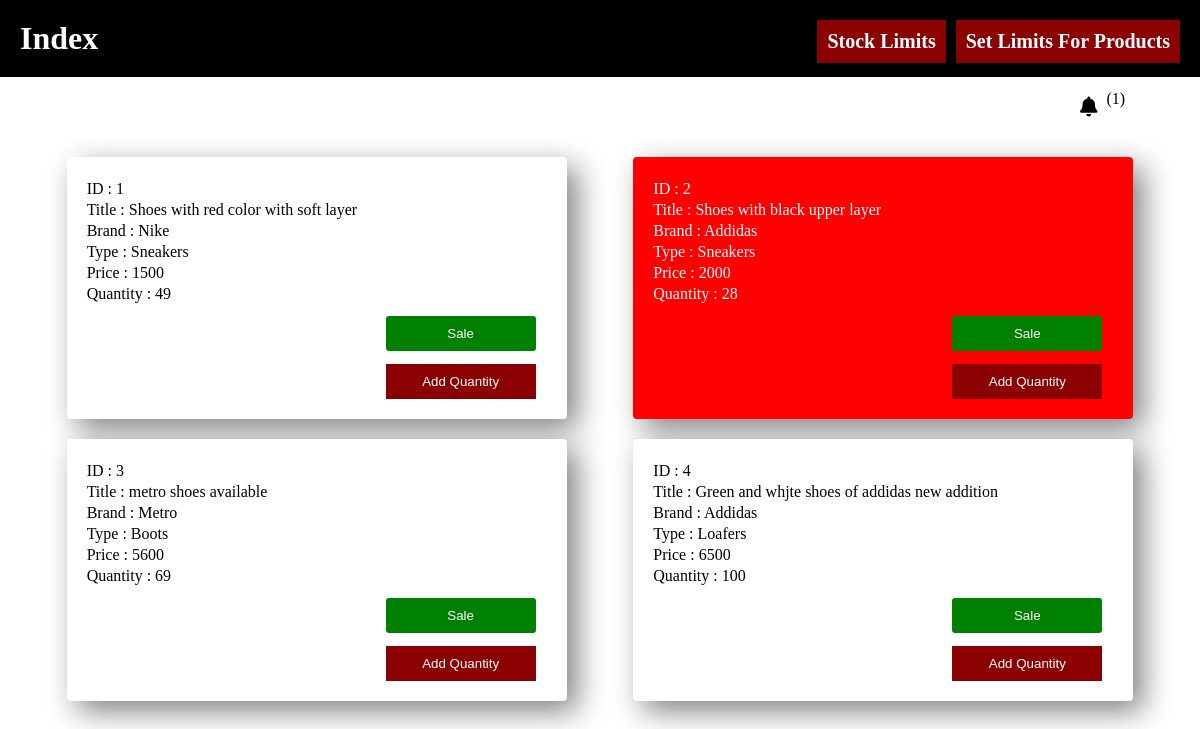
The page / on the database its author committed.
### tables this page shows
CREATE TABLE `products_table` (
  `product_id` int(11) NOT NULL,
  `title` text NOT NULL,
  `brand` text NOT NULL,
  `type` text NOT NULL,
  `price` int(11) NOT NULL,
  `quantity` int(11) NOT NULL,
  `add_at` timestamp NOT NULL DEFAULT current_timestamp()
);

### index.php (the view, shortened to what this page needs)
<?php
include "config.php";
$lowStockProducts = mysqli_prepare($conn, "SELECT DISTINCT products_table.*, low_stock_products.* FROM products_table
INNER JOIN low_stock_products ON
products_table.brand = low_stock_products.brand AND products_table.type = low_stock_products.type
WHERE products_table.quantity <= low_stock_products.stock_limit");
$lowStockProducts->execute();
$lowStockResults = $lowStockProducts->get_result();
$totalLowStockPro = mysqli_num_rows($lowStockResults);
echo "<h1 class='top_h1'>Index  <a href='set_products_stock_limits.php'> Set Limits For Products </a> <a href='fetch_stock_limits.php'> Stock Limits </a></h1>";
echo "<i class='fa-solid fa-bell'></i> <span class='low_stock_pro_count_span'> (" . $totalLowStockPro . ") </span>";
?>
<?php
$stmt = mysqli_prepare($conn, "SELECT * FROM products_table");
$stmt->execute();
$result = $stmt->get_result();
echo "<div class='product_main_handler_div'>";
while ($row = mysqli_fetch_assoc($result)) {
    $styleTrue = false;
    mysqli_data_seek($lowStockResults, 0);
    while ($lowStockRow = mysqli_fetch_assoc($lowStockResults)) {
        if ($row['brand'] == $lowStockRow['brand'] || $row['type'] == $lowStockRow['type'] && $lowStockRow['stock_limit'] >= $row['quantity']) {
            if ($row['brand'] == $lowStockRow['brand'] && $row['type'] == $lowStockRow['type'] && $lowStockRow['stock_limit'] >= $row['quantity']) {
                $styleTrue = true;
                break;
            }
        }
    }
    if ($styleTrue) {
        echo "<div class='product_inner_div low_stock_product'>";
    } else {
        echo "<div class='product_inner_div'>";
    }
    echo "<p> ID : " . $row['product_id'] . " </p>";
    echo "<p> Title : " . $row['title'] . " </p>";
    echo "<p> Brand : " . $row['brand'] . " </p>";
    echo "<p> Type : " . $row['type'] . " </p>";
    echo "<p> Price : " . $row['price'] . " </p>";
    echo "<p> Quantity : " . $row['quantity'] . " </p>";
    echo "<p>
    <form method='POST' action='sale_process.php'>
        <input type='hidden' value='" . $row['product_id'] . "' name='sales_product_id' />
        <button type='submit' class='sale_sub_btn'> Sale </button>
    </form> </p>";
    echo "<button type='button' class='add_quantity_btn'>Add Quantity</button>";
    echo "</div>";
}
echo "</div>";
?>
<link rel="stylesheet" href="https://cdnjs.cloudflare.com/ajax/libs/font-awesome/6.5.1/css/all.min.css">

### css.php (style rules this page uses)
* { margin: 0; padding: 0; box-sizing: border-box; }
.top_h1 { width: 100%; padding: 20px; background: black; color: white; }
.top_h1 a { float: right; font-size: 20px; background: darkred; color: white; text-decoration: none; padding: 10px; margin-left: 10px; }
.product_main_handler_div { display: flex; justify-content: space-evenly; align-items: center; flex-wrap: wrap; margin-bottom: 50px; }
.product_inner_div { width: 500px; min-height: 150px; height: auto; background: white; box-shadow: 10px 10px 30px gray; padding: 20px; border-radius: 4px; margin-top: 20px; }
.product_inner_div p { padding: 3px 5px 0px 0px; }
.sale_sub_btn { background: green; width: 150px; padding: 10px; outline: none; border-radius: 3px; border: none; color: white; cursor: pointer; margin-top: 10px; margin-left: 65%; }
.add_quantity_btn { background: darkred; color: white; padding: 10px; width: 150px; border: none; outline: none; cursor: pointer; margin-top: 10px; margin-left: 65%; }
.fa-bell { font-size: 20px; margin: 20px 20px 20px 90%; }
.low_stock_product { background: red; color: white; }
a { text-decoration: none; }
.low_stock_pro_count_span { position: relative; left: -15px; top: -10px; }

### rows shown on the page
products_table: product_id "1", title "Shoes with red color with soft layer", brand "Nike", type "Sneakers", price "1500", quantity "49"
products_table: product_id "2", title "Shoes with black upper layer", brand "Addidas", type "Sneakers", price "2000", quantity "28"
products_table: product_id "3", title "metro shoes available", brand "Metro", type "Boots", price "5600", quantity "69"
products_table: product_id "4", title "Green and whjte shoes of addidas new addition", brand "Addidas", type "Loafers", price "6500", quantity "100"

### other values the page prints
$totalLowStockPro "1"
